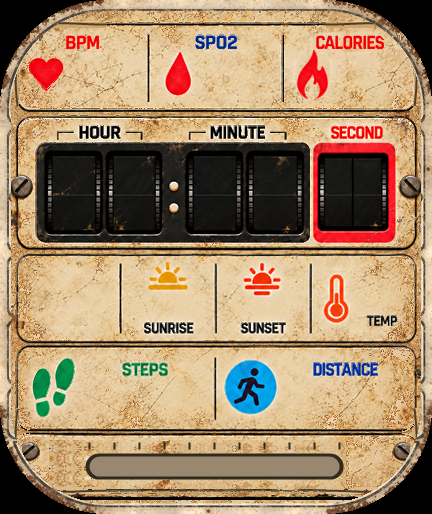
#> input picture assets/432x514-amazfit-bip-max/background.png, 432 x 514 px, found by its file name
$ python center-panels.py ../assets/432x514-amazfit-bip-max/background.png ../assets/432x514-amazfit-bip-max/background.png
#> lines starting #> are read from the running program, lines starting #| are printed output that depends on the picture; after the words box and inside, x2 and y2 are one past the last pixel; in counts of white or black regions, pixels touching at a corner belong together
"""Center TEMP, STEPS and DISTANCE artwork in their panels (v1.4.17 baseline).

Usage: python center-panels.py <baseline-project> <project>

- TEMP / STEPS / DISTANCE labels: horizontally centered between the icon's right
  edge and the panel's right border, where the readings are centered.
- Vertically the label + reading block is centered in the panel (TEMP up 8px,
  STEPS / DISTANCE down 4px); the thermometer moves down 4px to the panel middle.
- Vacated pixels are refilled with nearby parchment; colors are unchanged.
"""
import sys
import numpy as np
from PIL import Image

REL = 'assets/432x514-amazfit-bip-max/background.png'
base, proj = sys.argv[1], sys.argv[2]
src = np.asarray(Image.open(f'{base}/{REL}').convert('RGB')).astype(np.float64)
H, W, _ = src.shape
#> H = 514; W = 432
r, g, b = src[..., 0], src[..., 1], src[..., 2]
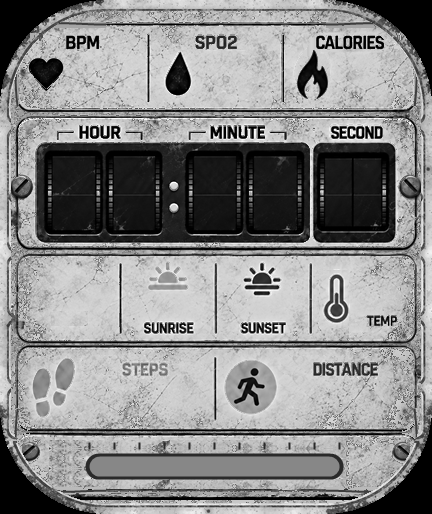
#> g: shape (514, 432) float64; min 0, max 255, mean 135.7
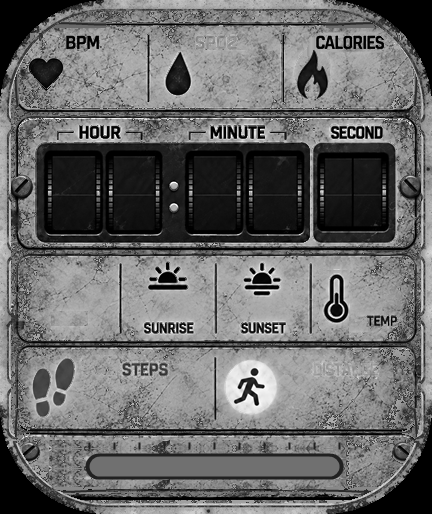
#> b: shape (514, 432) float64; min 0, max 255, mean 104.8
CLASSES = {
    'red':   (r > 150) & (r - g > 70),
    'blue':  (b > 100) & (b - r > 50),
    'green': (g > 90) & (g - r > 20) & (g - b > 5),
    'dark':  src.max(axis=2) < 80,
}


def dilate(mask, k):
    out = mask.copy()
    for _ in range(k):
        m = out.copy()
        m[1:] |= out[:-1]; m[:-1] |= out[1:]; m[:, 1:] |= out[:, :-1]; m[:, :-1] |= out[:, 1:]
        out = m
    return out


def element(box, cls):
#> called with box = (349, 313, 410, 336)
    x0, y0, x1, y1 = box
    core = np.zeros((H, W), bool)
    core[y0:y1, x0:x1] = CLASSES[cls][y0:y1, x0:x1]
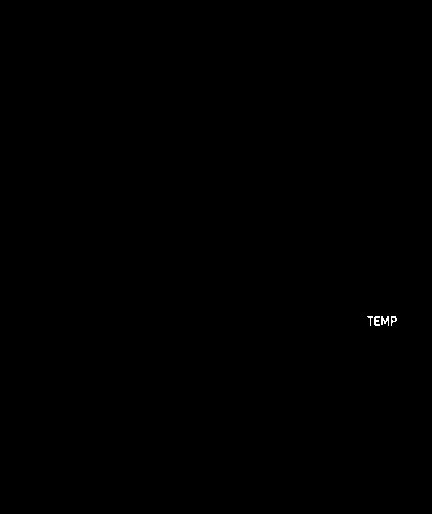
#> core: shape (514, 432) bool; 0.06% white in thin lines or dots, all inside (x1, y1, x2, y2) = (367, 316, 397, 326)
    ys, xs = np.nonzero(core)
#> ys = 136 values from 316 to 325; xs = 136 values, max 396 at index 51, min 367 at index 0, mean 381.8
    return {'core': core, 'bbox': (xs.min(), ys.min(), xs.max(), ys.max())}


E = {
    'temp':     element((349, 313, 410, 336), 'dark'),
    'steps':    element((80, 352, 176, 378), 'green'),
    'distance': element((280, 352, 362, 378), 'blue'),
}
#> in element (call 2), `core[y0:y1, x0:x1] = CLASSES[cls][y0:y1, x0:x1]`: core: shape (514, 432) bool; 0.2% white; 1 white region, box (x1, y1, x2, y2) and area: (122, 362, 168, 376) 454
#> in element (call 3), `core[y0:y1, x0:x1] = CLASSES[cls][y0:y1, x0:x1]`: core: shape (514, 432) bool; 0.19% white; 3 white regions, box (x1, y1, x2, y2) and area: (341, 362, 361, 376) 168, (313, 362, 325, 376) 128, (326, 362, 342, 376) 124
# name -> (target center x, dy)
plan = {'temp': ((347 + 415) / 2, -8), 'steps': ((73 + 215) / 2, 4), 'distance': ((275 + 415) / 2, 4)}

# erase labels with nearby clean parchment
all_art = np.zeros((H, W), bool)
for c in CLASSES.values():
    all_art |= c
#> this loop made 4 passes
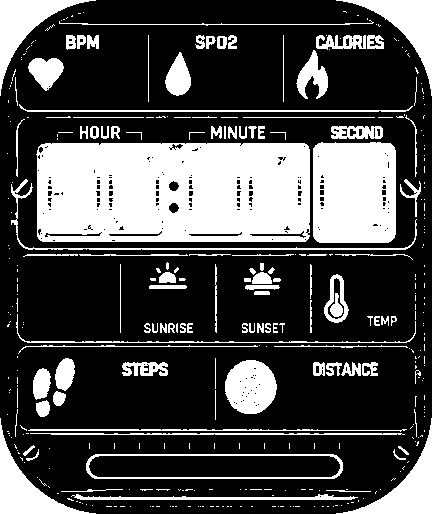
#> all_art: shape (514, 432) bool; 29% white; 367 white regions (254 under 20 px), largest, box (x1, y1, x2, y2) and area: (36, 143, 310, 242) 25648, (313, 142, 396, 243) 8068, (336, 0, 432, 96) 2446
protected = dilate(all_art, 3)
filled = src.copy()
for name, e in E.items():
    e['erase'] = erase = dilate(e['core'], 3)
    ys, xs = np.nonzero(erase)
    best = None
    for k in range(14, 90, 2):
        for dx, dy in ((0, k), (0, -k), (k, 0), (-k, 0), (k, k), (-k, k), (k, -k), (-k, -k)):
            sy, sx = ys + dy, xs + dx
            if sy.min() < 0 or sx.min() < 0 or sy.max() >= H or sx.max() >= W:
                continue
            if not protected[sy, sx].any():
                best = (dx, dy)
                break
        if best:
            break
    filled[ys, xs] = src[ys + best[1], xs + best[0]]
#> this loop made 3 passes
#> name on passes 1 to 3: 'temp', 'steps', 'distance'
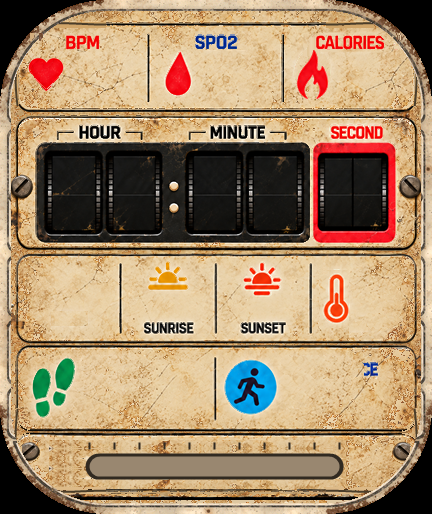
#> filled: shape (514, 432, 3) float64; mean R, G, B 163.2, 136.2, 104.9
out = filled.copy()

# thermometer: shift its block (icon with its parchment) down 4px
TX0, TY0, TX1, TY1 = 319, 266, 349, 324
out[TY0 + 4:TY1 + 4, TX0:TX1] = filled[TY0:TY1, TX0:TX1]
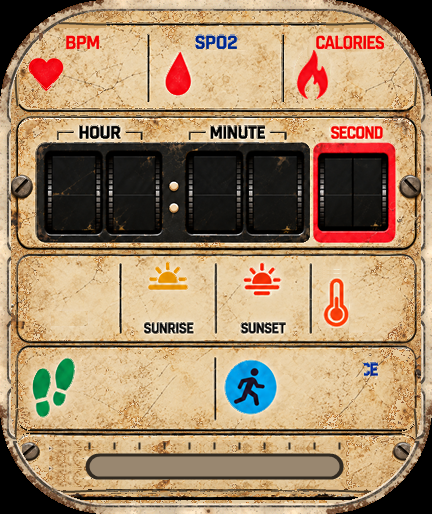
#> out: shape (514, 432, 3) float64; 0.73% of pixels changed, all inside (x1, y1, x2, y2) = (319, 274, 349, 328)

# paste labels at their new positions
for name, e in E.items():
    x0, y0, x1, y1 = e['bbox']
    X0, Y0, X1, Y1 = x0 - 3, y0 - 3, x1 + 4, y1 + 4
    p, bg = src[Y0:Y1, X0:X1], filled[Y0:Y1, X0:X1]
    d = np.linalg.norm(p - bg, axis=2)
    a = np.clip(d / np.percentile(d[e['core'][Y0:Y1, X0:X1]], 60), 0, 1) * e['erase'][Y0:Y1, X0:X1]
    a[a < 0.08] = 0
    fg = np.clip(np.where(a[..., None] > 0, bg + (p - bg) / np.maximum(a, 1e-6)[..., None], 0), 0, 255)
    cx, dy = plan[name]
    px = round(cx - (x0 + x1) / 2) + X0
    py = Y0 + dy
    h, w = a.shape
    out[py:py + h, px:px + w] = out[py:py + h, px:px + w] * (1 - a[..., None]) + fg * a[..., None]
    print(f'{name:9} x {x0}-{x1} -> center {cx}, dy {dy}')
#> this loop made 3 passes
#> (name, x0, y0, x1, y1, X0, Y0, X1) on passes 1 to 3: ('temp', 367, 316, 396, 325, 364, 313, 400), ('steps', 122, 362, 167, 375, 119, 359, 171), ('distance', 313, 362, 360, 375, 310, 359, 364)
#| temp      x 367-396 -> center 381.0, dy -8
#| steps     x 122-167 -> center 144.0, dy 4
#| distance  x 313-360 -> center 345.0, dy 4
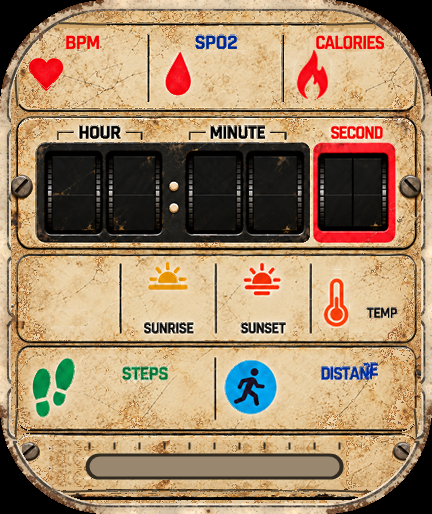
#> out: shape (514, 432, 3) float64; 0.81% of pixels changed, all inside (x1, y1, x2, y2) = (120, 305, 400, 383)

Image.fromarray(np.clip(out, 0, 255).round().astype(np.uint8), 'RGB').save(f'{proj}/{REL}')
